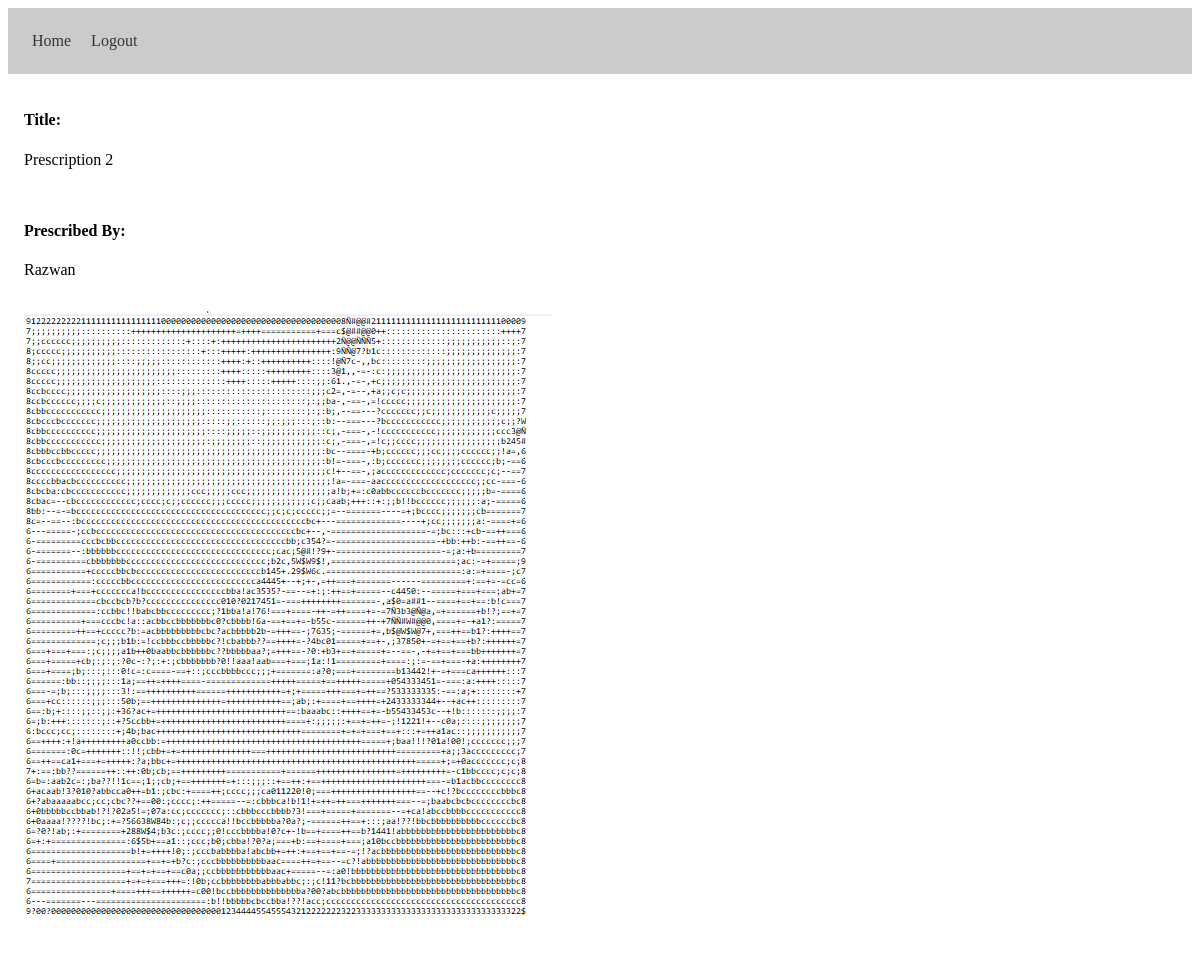
/prescription/11 (signed in), run on the app's committed database.
### core/models.py (models this page shows)
class Prescription(models.Model):
  user = models.ForeignKey(User, on_delete=models.CASCADE)
  title = models.CharField(max_length=200)
  prescribed_by = models.CharField(max_length=200)
  image = models.ImageField( upload_to="image/prescription")
  uploaded_at = models.DateTimeField(auto_now_add=True)

### core/views.py (the view)
# urls.py: path('prescription/<int:pk>',PrescriptionView.as_view(),name="prescription")
class PrescriptionView(LoginRequiredMixin,DetailView):
  login_url = "/account/login"
  redirect_field_name = "next"
  template_name = "prescription.html"
  model = Prescription
  context_object_name = "prescription"

### templates/prescription.html (shortened to what this page needs)
<!DOCTYPE html>
<html lang="en">
<head>
</head>
<body>
    <nav>
        <span Style="margin-right:1rem"><a href="/">Home</a></span>
        <span Style="margin-right:1rem"><a href=" {% url 'logout' %}">Logout</a></span>
    </nav>
    <div class="p-3">
        <div class="p2">
            <h4>Title: </h4> <span>{{prescription.title}}</span>
        </div>
    </div>
    <div class="p-3">
        <div class="p2">
            <h4>Prescribed By: </h4> <span>{{prescription.prescribed_by}}</span>
        </div>
    </div>
    <div class="p-3">
        <div class="p2">
            <img src="{{prescription.image.url}}" alt="" style="max-width: 95%;height: auto;">
        </div>
    </div>
</body>
</html>

### templates/prescription.html (style rules this page uses)
.p-3 { padding: 1rem; }
nav { padding: 1.5rem; background: rgb(203, 203, 203); }
nav a { color: rgb(52, 52, 52); text-decoration: none; }

### data on the page
Prescription: title "Prescription 2", prescribed_by "Razwan", image (picture)
